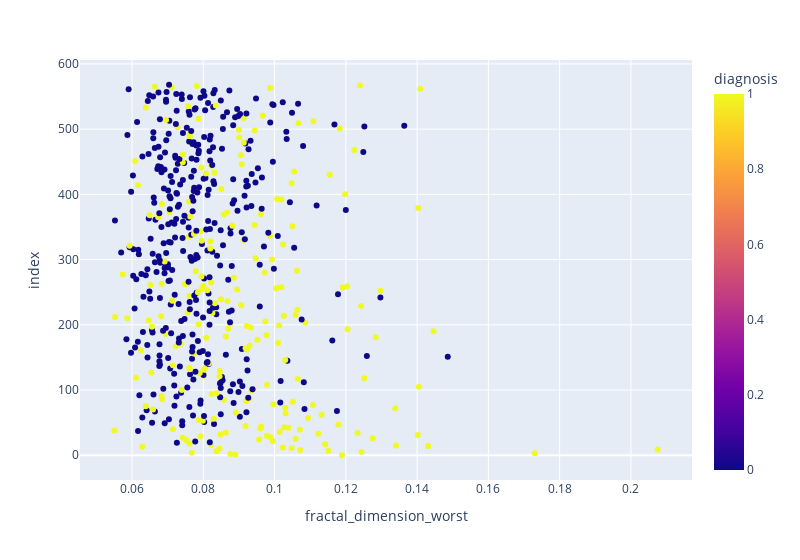

Notebook cell for this chart:
### Code cell
px.scatter(data_frame = df, x = 'fractal_dimension_worst', color = 'diagnosis', color_discrete_sequence = ['#05445E', '#75E6DA'], width = 800)

### Figure 1 — Plotly figure (JSON) as saved in the notebook; plotly's stock layout.template omitted (floating-point values rounded to 4 significant figures; data arrays with more than 128 entries replaced by an {"elided": "..."} marker saying what was removed)
{"data": [{"hovertemplate": "fractal_dimension_worst=%{x}<br>index=%{y}<br>diagnosis=%{marker.color}<extra></extra>", "legendgroup": "", "marker": {"color": {"elided": "569 int values"}, "coloraxis": "coloraxis", "symbol": "circle"}, "mode": "markers", "name": "", "orientation": "h", "showlegend": false, "type": "scatter", "x": {"elided": "569 float values"}, "xaxis": "x", "y": {"elided": "569 int values"}, "yaxis": "y"}], "layout": {"coloraxis": {"colorbar": {"title": {"text": "diagnosis"}}, "colorscale": [[0, "#0d0887"], [0.1111, "#46039f"], [0.2222, "#7201a8"], [0.3333, "#9c179e"], [0.4444, "#bd3786"], [0.5556, "#d8576b"], [0.6667, "#ed7953"], [0.7778, "#fb9f3a"], [0.8889, "#fdca26"], [1, "#f0f921"]]}, "legend": {"tracegroupgap": 0}, "margin": {"t": 60}, "width": 800, "xaxis": {"anchor": "y", "domain": [0, 1], "title": {"text": "fractal_dimension_worst"}}, "yaxis": {"anchor": "x", "domain": [0, 1], "title": {"text": "index"}}}}
